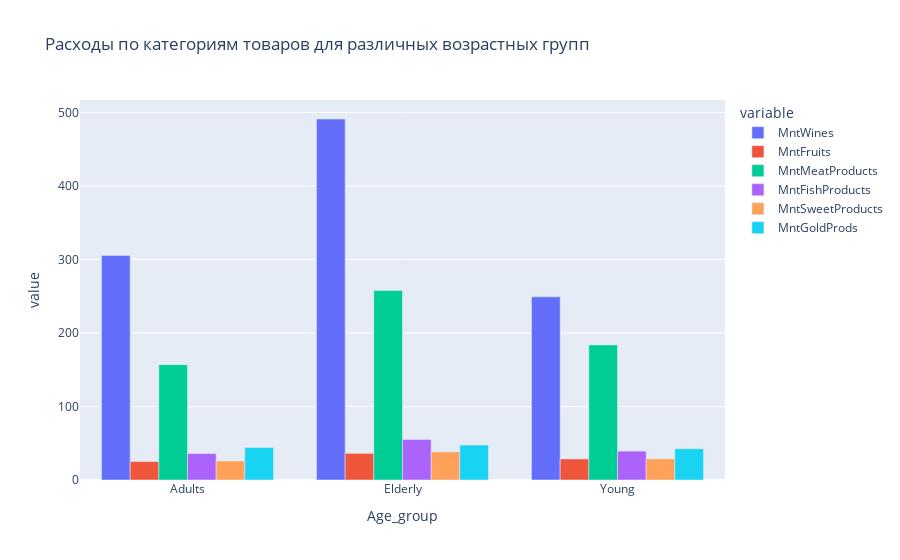

Notebook cell for this chart:
### Code cell
px.bar(age_groups, x="Age_group", y=product_categories, barmode="group",
       title="Расходы по категориям товаров для различных возрастных групп")

### Figure 1 — Plotly figure (JSON) as saved in the notebook; plotly's stock layout.template omitted (floating-point values rounded to 4 significant figures)
{"data": [{"alignmentgroup": "True", "hovertemplate": "variable=MntWines<br>Age_group=%{x}<br>value=%{y}<extra></extra>", "legendgroup": "MntWines", "marker": {"color": "#636efa", "pattern": {"shape": ""}}, "name": "MntWines", "offsetgroup": "MntWines", "orientation": "v", "showlegend": true, "textposition": "auto", "x": ["Adults", "Elderly", "Young"], "xaxis": "x", "y": [305.4, 491.1, 249.3], "yaxis": "y", "type": "bar"}, {"alignmentgroup": "True", "hovertemplate": "variable=MntFruits<br>Age_group=%{x}<br>value=%{y}<extra></extra>", "legendgroup": "MntFruits", "marker": {"color": "#EF553B", "pattern": {"shape": ""}}, "name": "MntFruits", "offsetgroup": "MntFruits", "orientation": "v", "showlegend": true, "textposition": "auto", "x": ["Adults", "Elderly", "Young"], "xaxis": "x", "y": [25.09, 36.24, 28.62], "yaxis": "y", "type": "bar"}, {"alignmentgroup": "True", "hovertemplate": "variable=MntMeatProducts<br>Age_group=%{x}<br>value=%{y}<extra></extra>", "legendgroup": "MntMeatProducts", "marker": {"color": "#00cc96", "pattern": {"shape": ""}}, "name": "MntMeatProducts", "offsetgroup": "MntMeatProducts", "orientation": "v", "showlegend": true, "textposition": "auto", "x": ["Adults", "Elderly", "Young"], "xaxis": "x", "y": [156.9, 257.7, 183.8], "yaxis": "y", "type": "bar"}, {"alignmentgroup": "True", "hovertemplate": "variable=MntFishProducts<br>Age_group=%{x}<br>value=%{y}<extra></extra>", "legendgroup": "MntFishProducts", "marker": {"color": "#ab63fa", "pattern": {"shape": ""}}, "name": "MntFishProducts", "offsetgroup": "MntFishProducts", "orientation": "v", "showlegend": true, "textposition": "auto", "x": ["Adults", "Elderly", "Young"], "xaxis": "x", "y": [35.95, 55.07, 39.3], "yaxis": "y", "type": "bar"}, {"alignmentgroup": "True", "hovertemplate": "variable=MntSweetProducts<br>Age_group=%{x}<br>value=%{y}<extra></extra>", "legendgroup": "MntSweetProducts", "marker": {"color": "#FFA15A", "pattern": {"shape": ""}}, "name": "MntSweetProducts", "offsetgroup": "MntSweetProducts", "orientation": "v", "showlegend": true, "textposition": "auto", "x": ["Adults", "Elderly", "Young"], "xaxis": "x", "y": [25.91, 38.26, 28.81], "yaxis": "y", "type": "bar"}, {"alignmentgroup": "True", "hovertemplate": "variable=MntGoldProds<br>Age_group=%{x}<br>value=%{y}<extra></extra>", "legendgroup": "MntGoldProds", "marker": {"color": "#19d3f3", "pattern": {"shape": ""}}, "name": "MntGoldProds", "offsetgroup": "MntGoldProds", "orientation": "v", "showlegend": true, "textposition": "auto", "x": ["Adults", "Elderly", "Young"], "xaxis": "x", "y": [44.19, 47.47, 42.46], "yaxis": "y", "type": "bar"}], "layout": {"xaxis": {"anchor": "y", "domain": [0.0, 1.0], "title": {"text": "Age_group"}}, "yaxis": {"anchor": "x", "domain": [0.0, 1.0], "title": {"text": "value"}}, "legend": {"title": {"text": "variable"}, "tracegroupgap": 0}, "title": {"text": "Расходы по категориям товаров для различных возрастных групп"}, "barmode": "group"}}
